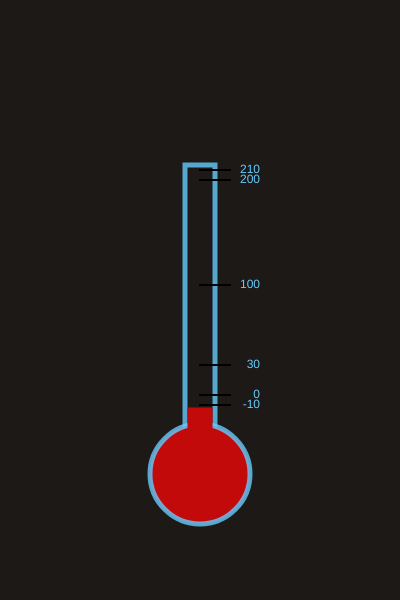
Frame 1 (no input)
Frame 60 (no input): identical to frame 1, image omitted
Frame 120 (the mouse pressed at the canvas centre since frame 60): identical to frame 1, image omitted

The p5.js sketch that drew this single still picture (run headless with seeded random() and noise() and a simulated clock; from frame 60 on, the mouse is pressed at the canvas centre):

// p5.js sketch
// ── sketch.js
let temp = -10;

function setup() {
  createCanvas(400, 600);
  colorMode(HSL, 360, 1, 1, 1);
}

function draw() {
  background(20, 0.1, 0.1, 1);
  thermometer();
}

function thermometer() {
  let mapTemp = map(temp, -10, 210, height * 0.7, height * 0.3)

  //outline of thermometer
  rectMode(CENTER);
  strokeWeight(5);
  stroke(200, 1, 0.7, 0.8);
  noFill();
  rect(width * 0.5, height * 0.5, 30, 270);

  //bulb fill
  fill(0, 0.9, 0.4, 1);
  ellipse(width * 0.5, height * 0.79, 100);

  //mercury fill
  stroke(0, 0.9, 0.4, 1);
  strokeWeight(25);
  strokeCap(PROJECT);
  line(width * 0.5, height * 0.7, width * 0.5, mapTemp);


  //temps
  noStroke();
  fill(200, 1, 0.7, 1)
  textSize(12);
  textAlign(RIGHT, CENTER);
  text('210', 260, 170);
  text('200', 260, 180);
  text('100', 260, 285);
  text('30', 260, 365);
  text('0', 260, 395);
  text('-10', 260, 405);

  //temp lines
  stroke(0, 0, 0, 1);
  strokeWeight(2);
  line(200, 170, 230, 170);
  line(200, 180, 230, 180);
  line(200, 285, 230, 285);
  line(200, 365, 230, 365);
  line(200, 395, 230, 395);
  line(200, 405, 230, 405);
}

// -10 - 210


function mousePressed(e) {
  console.log(e.clientX, e.clientY)
}
